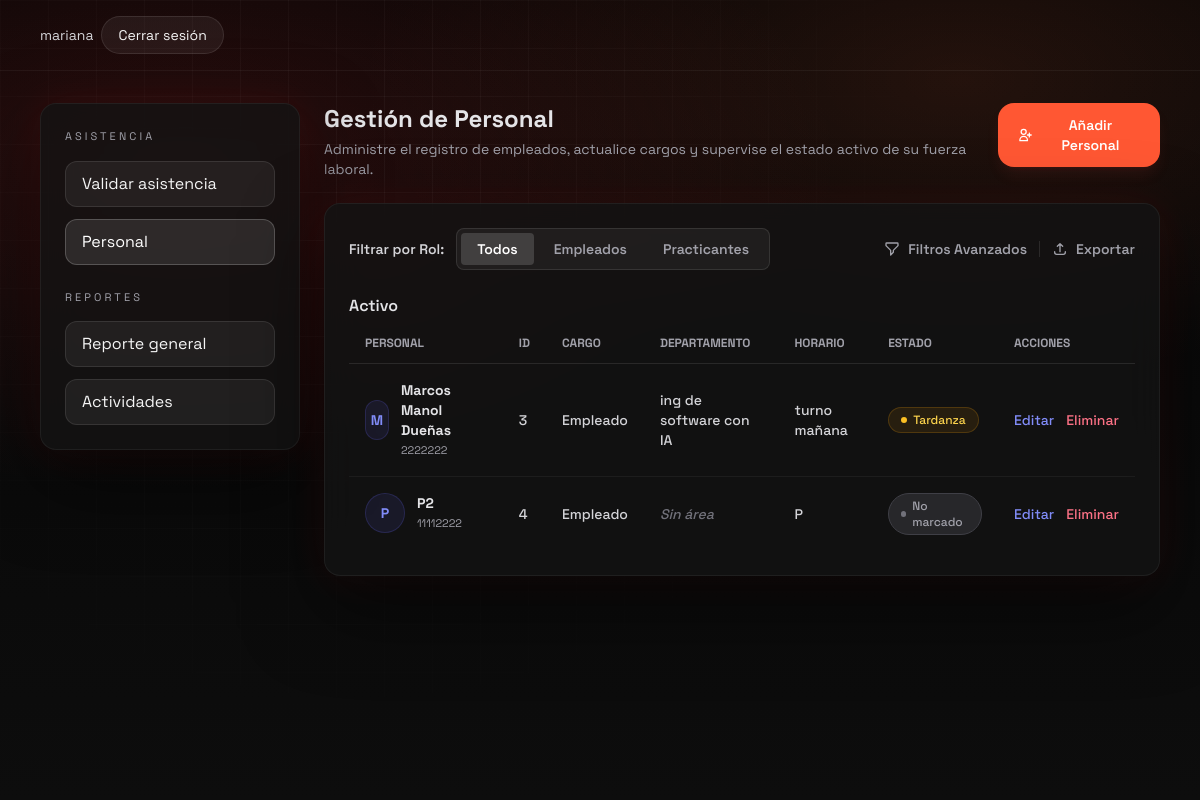
Screenshot of /panel-control/ (signed in) with the database file from the repository.
### asistencia/models.py (models this page shows, shortened)
class CustomUser(AbstractUser):
    ROL_ADMIN = "admin"
    ROL_RRHH = "rrhh"
    ROL_SUPERVISOR = "supervisor"
    ROL_EMPLEADO = "empleado"
    ROL_PPHH = "pphh"
    ROLES = (
        (ROL_ADMIN, "Administrador"),
        (ROL_RRHH, "RRHH"),
        (ROL_SUPERVISOR, "Supervisor"),
        (ROL_EMPLEADO, "Empleado"),
        (ROL_PPHH, "Practicante (PP.HH.)"),
    )
    rol = models.CharField(max_length=20, choices=ROLES, default=ROL_EMPLEADO)
    dni = models.CharField(max_length=11, unique=True, verbose_name="DNI/CE")
    supervisor = models.ForeignKey(
        'self',
        on_delete=models.SET_NULL,
        null=True,
        blank=True,
        related_name='subordinados'
    )
    horario = models.ForeignKey(
        Horario,
        on_delete=models.SET_NULL,
        null=True,
        blank=True,
        related_name='empleados'
    )
    area = models.ForeignKey(
        Area,
        on_delete=models.SET_NULL,
        null=True,
        blank=True,
        related_name='empleados',
        verbose_name="Área de Práctica"
    )
    permite_remoto = models.BooleanField(default=False)
    codigo_qr = models.CharField(
        max_length=50,
        unique=True,
        editable=False,
        null=True,
        blank=True,
        help_text="Código QR único del empleado para validar asistencia"
    )

class Area(models.Model):
    nombre = models.CharField(max_length=100, unique=True, help_text="Ej. Diseño Gráfico, Ing. Software")
    descripcion = models.TextField(blank=True, null=True)
    def __str__(self):
        return self.nombre

class Horario(models.Model):
    nombre = models.CharField(max_length=100, help_text="Ej. Turno Mañana")
    hora_entrada = models.TimeField()
    hora_salida = models.TimeField()
    tolerancia_minutos = models.IntegerField(default=0)
    lunes = models.BooleanField(default=True)
    martes = models.BooleanField(default=True)
    miercoles = models.BooleanField(default=True)
    jueves = models.BooleanField(default=True)
    viernes = models.BooleanField(default=True)
    sabado = models.BooleanField(default=False)
    domingo = models.BooleanField(default=False)
    def __str__(self):
        return f"{self.nombre} ({self.hora_entrada} - {self.hora_salida})"

### asistencia/views.py (the view)
# urls.py: path("panel-control/", views.PanelControlView.as_view(), name="panel_control"),
class PanelControlView(LoginRequiredMixin, TemplateView):
    template_name = "asistencia/panel_control.html"
    def get_context_data(self, **kwargs):
        context = super().get_context_data(**kwargs)
        hoy = timezone.localdate()
        empleados = CustomUser.objects.filter(
            is_active=True,
        ).select_related('area')
        asistencias_hoy = RegistroAsistencia.objects.filter(fecha=hoy)
        empleados_lista = []
        for empleado in empleados:
            registro_hoy = asistencias_hoy.filter(empleado=empleado).first()
            empleado.estado_hoy = (
                "Presente"
                if registro_hoy and registro_hoy.estado == RegistroAsistencia.ESTADO_A_TIEMPO
                else "Tardanza"
                if registro_hoy and registro_hoy.estado == RegistroAsistencia.ESTADO_TARDANZA
                else "Falta"
                if registro_hoy and registro_hoy.estado == RegistroAsistencia.ESTADO_FALTA
                else "No marcado"
            )
            empleado.registro_hoy = registro_hoy
            empleados_lista.append(empleado)
        context.update(
            {
                "total_empleados": empleados.count(),
                "presentes": asistencias_hoy.exclude(estado=RegistroAsistencia.ESTADO_FALTA).count(),
                "tardanzas": asistencias_hoy.filter(estado=RegistroAsistencia.ESTADO_TARDANZA).count(),
                "faltas": asistencias_hoy.filter(estado=RegistroAsistencia.ESTADO_FALTA).count(),
                "empleados": empleados_lista,
                "empleado_form": EmpleadoCreationForm(),
                "areas": Area.objects.all().order_by("nombre"),
            }
        )
        return context

### asistencia/templates/asistencia/panel_control.html (shortened to what this page needs)
{% extends "asistencia/base_admin.html" %}
{% block admin_content %}
<div class="space-y-6">
    <div class="flex flex-col md:flex-row md:items-start md:justify-between gap-4">
        <div>
            <h2 class="text-2xl font-bold text-zinc-200 mb-1">Gestión de Personal</h2>
            <p class="text-sm text-zinc-400">Administre el registro de empleados, actualice cargos y supervise el estado activo de su fuerza laboral.</p>
        </div>
        <button onclick="abrirModalPersonal('crear')" class="bg-[#ff5733] hover:bg-[#e04e2e] text-white font-semibold px-5 py-3 rounded-2xl text-sm flex items-center gap-2 w-fit shadow-lg shadow-red-500/10 transition-all">
            <svg class="w-4 h-4" fill="none" stroke="currentColor" viewBox="0 0 24 24">
                <path stroke-linecap="round" stroke-linejoin="round" stroke-width="2" d="M18 9v3m0 0v3m0-3h3m-3 0h-3m-2-5a4 4 0 11-8 0 4 4 0 018 0zM3 20a6 6 0 0112 0v1H3v-1z"></path>
            </svg>
            Añadir Personal
        </button>
    </div>
    <div class="glass rounded-2xl p-6">
        <div class="flex flex-col sm:flex-row justify-between items-start sm:items-center mb-6 gap-4">
            <div class="flex items-center gap-3">
                <span class="text-sm font-semibold text-zinc-300">Filtrar por Rol:</span>
                <div class="flex bg-white/5 border border-white/10 rounded-lg p-1 flex-wrap gap-1">
                    <button type="button" data-filter="all" class="filter-btn px-4 py-1.5 text-sm font-semibold bg-white/10 text-zinc-200 rounded hover:bg-white/20 transition-colors">Todos</button>
                    <button type="button" data-filter="empleado" class="filter-btn px-4 py-1.5 text-sm font-semibold text-zinc-400 hover:text-zinc-200 transition-colors rounded">Empleados</button>
                    <button type="button" data-filter="pphh" class="filter-btn px-4 py-1.5 text-sm font-semibold text-zinc-400 hover:text-zinc-200 transition-colors rounded">Practicantes</button>
                </div>
            </div>
            <div class="flex items-center gap-3">
                <button class="flex items-center gap-2 text-sm font-semibold text-zinc-400 hover:text-zinc-200 transition-colors">
                    <svg class="w-4 h-4" fill="none" stroke="currentColor" viewBox="0 0 24 24"><path stroke-linecap="round" stroke-linejoin="round" stroke-width="2" d="M3 4a1 1 0 011-1h16a1 1 0 011 1v2.586a1 1 0 01-.293.707l-6.414 6.414a1 1 0 00-.293.707V17l-4 4v-6.586a1 1 0 00-.293-.707L3.293 7.293A1 1 0 013 6.586V4z"></path></svg>
                    Filtros Avanzados
                </button>
                <button id="btn-export-pdf" type="button" class="flex items-center gap-2 text-sm font-semibold text-zinc-400 hover:text-zinc-200 transition-colors">
                    <svg class="w-4 h-4" fill="none" stroke="currentColor" viewBox="0 0 24 24"><path stroke-linecap="round" stroke-linejoin="round" stroke-width="2" d="M4 16v1a3 3 0 003 3h10a3 3 0 003-3v-1m-4-8l-4-4m0 0L8 8m4-4v12"></path></svg>
                    Exportar
                </button>
            </div>
        </div>
        <div class="text-base font-semibold text-zinc-200 mb-4">Activo</div>
        <div class="overflow-x-auto">
            <table class="w-full text-sm text-left">
                <thead>
                    <tr class="text-zinc-400 font-semibold uppercase text-xs border-b border-white/10">
                        <th class="px-4 pb-3">Personal</th>
                        <th class="px-4 pb-3">ID</th>
                        <th class="px-4 pb-3">Cargo</th>
                        <th class="px-4 pb-3">Departamento</th>
                        <th class="px-4 pb-3">Horario</th>
                        <th class="px-4 pb-3">Estado</th>
                        <th class="px-4 pb-3">Acciones</th>
                    </tr>
                </thead>
                <tbody id="personal-rows">
                    {% for empleado in empleados %}
                    {% if request.user.rol == 'admin' or empleado.rol == 'empleado' or empleado.rol == 'pphh' %}
                    <tr class="border-t border-white/5 hover:bg-white/[0.02] transition-colors" data-rol="{{ empleado.rol }}">
                        <td class="px-4 py-4 flex items-center gap-3">
                            <div class="w-10 h-10 rounded-full bg-indigo-500/10 border border-indigo-500/20 flex items-center justify-center text-indigo-400 font-bold uppercase">
                                {% if empleado.first_name %}
                                    {{ empleado.first_name|first|upper }}
                                {% else %}
                                    {{ empleado.username|first|upper }}
                                {% endif %}
                            </div>
                            <div>
                                <div class="font-bold text-zinc-200 capitalize">
                                    {{ empleado.get_full_name|default:empleado.username }}
                                </div>
                                <div class="text-[11px] text-zinc-400">{{ empleado.dni }}</div>
                            </div>
                        </td>
                        <td class="px-4 py-4 text-zinc-300 font-medium">{{ empleado.id }}</td>
                        <td class="px-4 py-4 text-zinc-300 font-medium">{{ empleado.get_rol_display }}</td>
                        <td class="px-4 py-4 text-zinc-300 font-medium">
                            {% if empleado.area %}{{ empleado.area.nombre }}{% else %}<span class="text-zinc-500 italic">Sin área</span>{% endif %}
                        </td>
                        <td class="px-4 py-4 text-zinc-300 font-medium">
                            {% if empleado.horario %}{{ empleado.horario.nombre }}{% else %}<span class="text-zinc-500 italic">Sin horario</span>{% endif %}
                        </td>
                        <td class="px-4 py-4">
                            {% if empleado.estado_hoy == "Presente" or empleado.estado_hoy == "Activo" %}
                                <span class="inline-flex items-center gap-1.5 px-3 py-1 rounded-full bg-emerald-500/10 text-emerald-400 text-xs font-medium border border-emerald-500/20">
                                    <span class="w-1.5 h-1.5 rounded-full bg-emerald-400"></span> {{ empleado.estado_hoy }}
                                </span>
                            {% elif empleado.estado_hoy == "Tardanza" %}
                                <span class="inline-flex items-center gap-1.5 px-3 py-1 rounded-full bg-amber-500/10 text-amber-300 text-xs font-medium border border-amber-500/20">
                                    <span class="w-1.5 h-1.5 rounded-full bg-amber-400"></span> {{ empleado.estado_hoy }}
                                </span>
                            {% elif empleado.estado_hoy == "Falta" %}
                                <span class="inline-flex items-center gap-1.5 px-3 py-1 rounded-full bg-rose-500/10 text-rose-300 text-xs font-medium border border-rose-500/20">
                                    <span class="w-1.5 h-1.5 rounded-full bg-rose-400"></span> {{ empleado.estado_hoy }}
                                </span>
                            {% else %}
                                <span class="inline-flex items-center gap-1.5 px-3 py-1 rounded-full bg-zinc-800 text-zinc-400 text-xs font-medium border border-zinc-700">
                                    <span class="w-1.5 h-1.5 rounded-full bg-zinc-500"></span> {{ empleado.estado_hoy }}
                                </span>
                            {% endif %}
                        </td>
                        <td class="px-4 py-4">
                            <div class="flex items-center gap-3">
                            <button onclick="abrirModalPersonal('editar', {{ empleado.id }}, '{{ empleado.first_name|escapejs }}', '{{ empleado.last_name|escapejs }}', '{{ empleado.username|escapejs }}', '{{ empleado.email|escapejs }}', '{% if empleado.area %}{{ empleado.area.id }}{% endif %}', '{% if empleado.horario %}{{ empleado.horario.id }}{% endif %}', '{{ empleado.rol|escapejs }}', '{{ empleado.dni|escapejs }}', {% if empleado.permite_remoto %}true{% else %}false{% endif %})"
                                   class="text-indigo-400 hover:text-indigo-300 transition font-medium text-sm">
                                  Editar
                            </button>
                            {% if request.user.id != empleado.id and empleado.rol != 'admin' %}
                            <form action="{% url 'eliminar_empleado' empleado.id %}" method="post" onsubmit="return confirm('¿Eliminar a {{ empleado.get_full_name|default:empleado.username }}?');" class="inline">
                                <button type="submit" class="text-rose-400 hover:text-rose-300 transition font-medium text-sm">Eliminar</button>
                            </form>
                            {% endif %}
                        </div>
                        </td>
                    </tr>
                    {% endif %}
                    {% endfor %}
                </tbody>
            </table>
        </div>
    </div>
</div>
{% endblock %}

### asistencia/templates/asistencia/base.html (shortened to what this page needs)
<!DOCTYPE html>
<html lang="es">
<head>
    <script src="https://cdn.tailwindcss.com"></script>
</head>
<body>
    <div class="page-bg" aria-hidden="true"></div>
    <header class="relative z-10 border-b border-white/5">
        <div class="max-w-6xl mx-auto px-4 py-4 flex flex-wrap items-center justify-between gap-4">
            <div class="text-sm flex items-center gap-2">
                {% if user.is_authenticated %}
                <span class="hidden sm:inline-block text-zinc-300 truncate max-w-[150px]">{{ user.username }}</span>
                <form method="post" action="/logout/" class="inline m-0">
                    <button type="submit" class="btn-ghost px-3 sm:px-4 py-2 rounded-full text-xs sm:text-sm whitespace-nowrap">Cerrar sesión</button>
                </form>
                {% endif %}
            </div>
        </div>
    </header>
    <main class="relative z-10 {% block main_classes %}max-w-6xl mx-auto px-4 py-8{% endblock %}">
        {% block content %}{% endblock %}
    </main>
</body>
</html>

### asistencia/templates/asistencia/base.html (style rules this page uses)
:root { --bg: #050505; --bg-2: #0d0d0d; --panel: rgba(20, 20, 20, 0.78); --panel-border: rgba(255, 255, 255, 0.06); --glow: rgba(255, 35, 35, 0.45); --accent: #ff3b3b; --accent-2: #ff6b3d; --text: #f5f5f5; --muted: #a1a1aa; --text_main: #f5f5f5; --text_muted: #a1a1aa; --primary: #3b82f6; --primary_light: #eff6ff; --accent_green: #10b981; --accent_yellow: #f59e0b; --accent_red: #ef4444; --bg_light: #f3f4f6; }
body { font-family: "Space Grotesk", "Sora", sans-serif; color: var(--text); background: radial-gradient(1200px 600px at 15% 20%, rgba(255, 59, 59, 0.15), transparent 55%), radial-gradient(1000px 500px at 80% 10%, rgba(255, 107, 61, 0.12), transparent 60%), linear-gradient(180deg, var(--bg) 0%, var(--bg-2) 100%); min-height: 100vh; }
.page-bg { position: fixed; inset: 0; background-image: linear-gradient(rgba(255, 255, 255, 0.04) 1px, transparent 1px), linear-gradient(90deg, rgba(255, 255, 255, 0.04) 1px, transparent 1px); background-size: 48px 48px; mask-image: radial-gradient(circle at 30% 20%, black 0%, transparent 60%); pointer-events: none; z-index: 0; }
.glass { background: var(--panel); border: 1px solid var(--panel-border); box-shadow: 0 30px 80px rgba(0, 0, 0, 0.55), 0 0 40px rgba(255, 59, 59, 0.1); backdrop-filter: blur(18px); }
.btn-ghost { background: rgba(255, 255, 255, 0.06); border: 1px solid rgba(255, 255, 255, 0.1); color: var(--text); transition: border 0.2s ease, background 0.2s ease; }
.glass { background: var(--panel); border: 1px solid var(--panel-border); box-shadow: 0 30px 80px rgba(0,0,0,.55), 0 0 40px rgba(255,59,59,.1); backdrop-filter: blur(18px); overflow: visible !important; position: relative; z-index: 1; }

### asistencia/templates/asistencia/panel_control.html (style rules this page uses)
.filter-btn.active { background-color: rgba(255,255,255,0.15) !important; color: #ffffff !important; }

### rows the page displays
CustomUser: username "mariana"
CustomUser: first_name|first "M", get_full_name "Marcos Manol Dueñas", dni "2222222", id "3", rol "Empleado", area.nombre "ing de software con IA", horario.nombre "turno mañana", estado_hoy "Tardanza"
CustomUser: username|first "P", get_full_name "P2", dni "11112222", id "4", rol "Empleado", shows "Sin área", horario.nombre "P", estado_hoy "No marcado"
